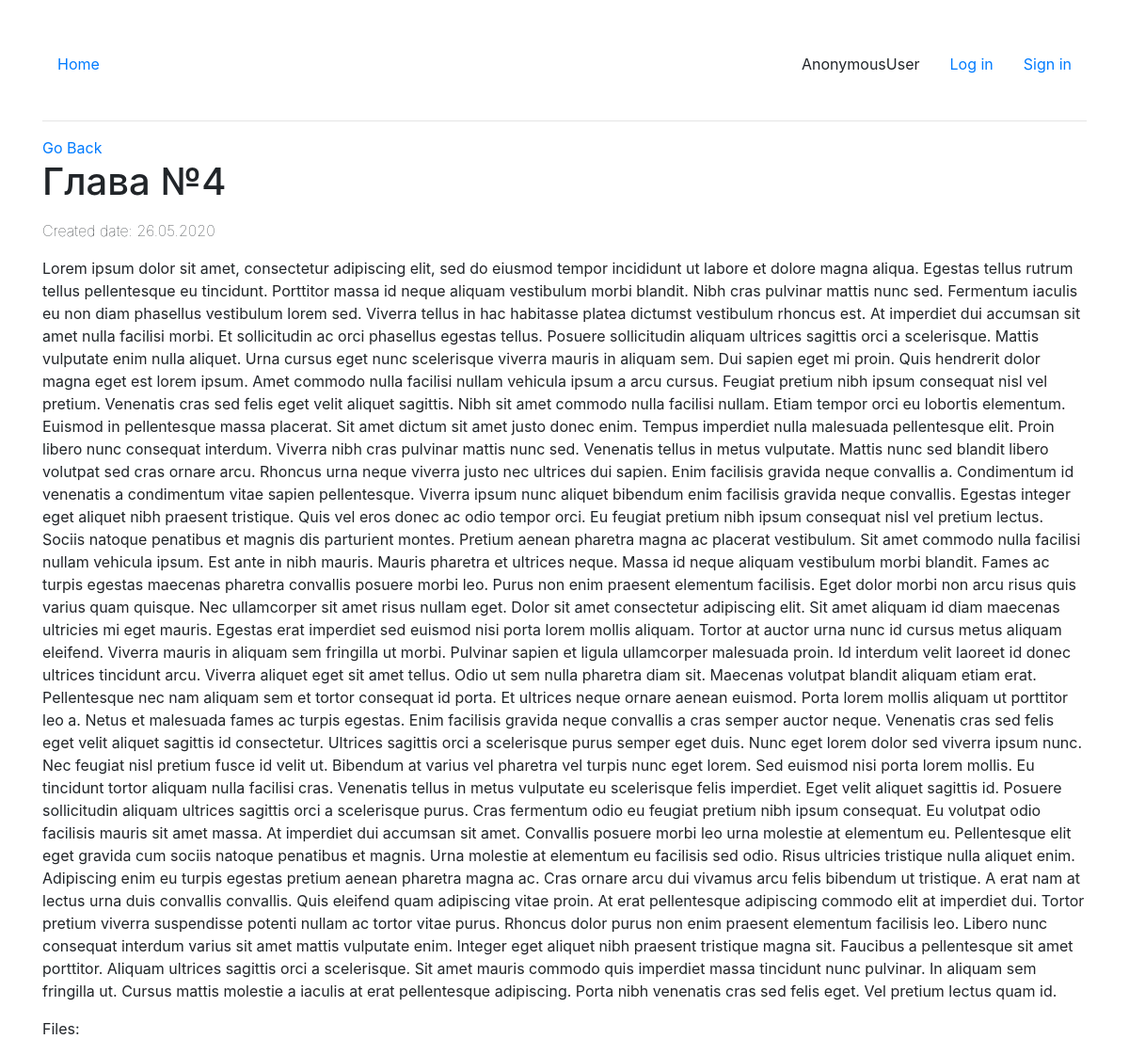
/index/description/9, run on the app's committed database.
### WSApp/models.py (models this page shows, shortened)
class Article(models.Model):
    title = models.CharField(max_length=100)
    created_date = models.DateTimeField(auto_now_add=True)
    content = models.TextField()
    files = models.FileField(upload_to="storage/%Y/%m/", blank=True)

### WSApp/views.py (the view)
# urls.py: path('description/<int:id_art>', description),
def description(request, id_art):
    article = Article.objects.get(id=id_art)
    context = {
        'article': article,
    }
    return render(request, 'WSApp/description.html', context)

### templates/WSApp/description.html
{% extends 'WSApp/index.html' %}
{% block content %}
    <a href="/index/">Go Back</a>
    <h1 class="mb-3">{{ article.title }}</h1>
    <p class="font-weight-lighter">Created date:{{ article.created_date| date:" d.m.o" }}</p>
    <p>{{ article.content }}</p>
    {% if article.files %}
        <p>Files: <a href="{{ article.files.url }}"></a></p>
    {% endif %}
{% endblock %}

### data on the page
Article: title "Глава №4", created_date "26.05.2020", content "Lorem ipsum dolor sit amet, consectetur adipiscing elit, sed do eiusmod tempor incididunt ut labore et dolore magna aliqua. Egestas tellus rutrum tellus pellentesque eu tincidunt. Porttitor massa id neque aliquam vestibulum morbi blandit. Nibh cras pulvinar mattis nunc sed. Fermentum iaculis eu non diam phasellus vestibulum lorem sed. Viverra tellus in hac habitasse platea dictumst vestibulum rhoncus est. At imperdiet dui accumsan sit amet nulla facilisi morbi. Et sollicitudin ac orci phasellus egestas tellus. Posuere sollicitudin aliquam ultrices sagittis orci a scelerisque. Mattis vulputate enim nulla aliquet. Urna cursus eget nunc scelerisque viverra mauris in aliquam sem. Dui sapien…"

### other printed values
{{ request.user }} "AnonymousUser"
